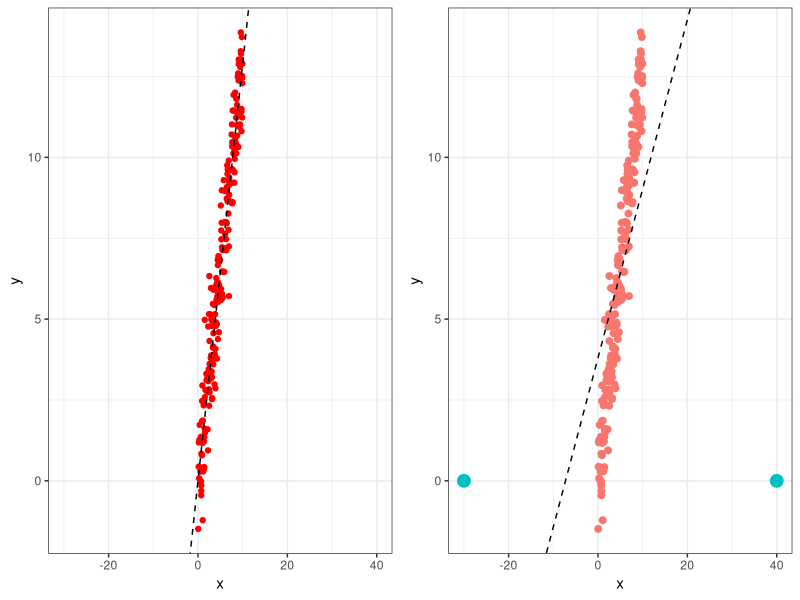
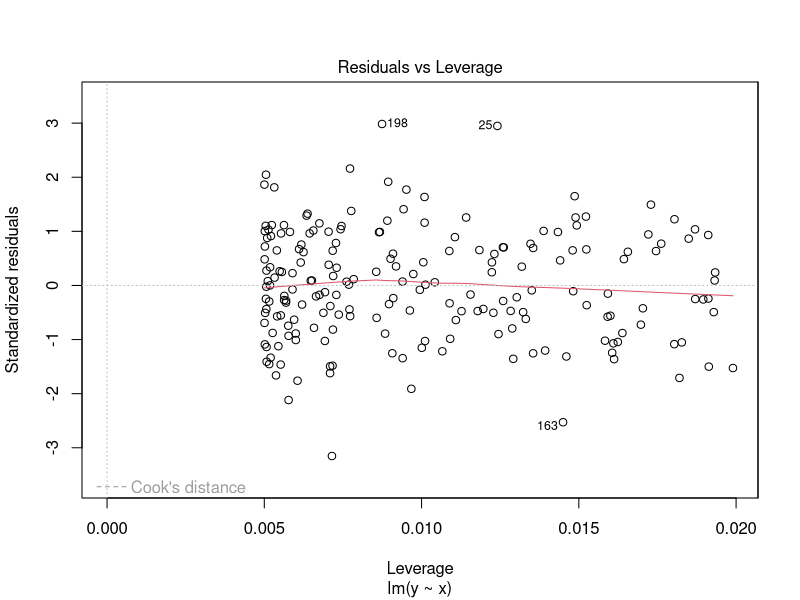
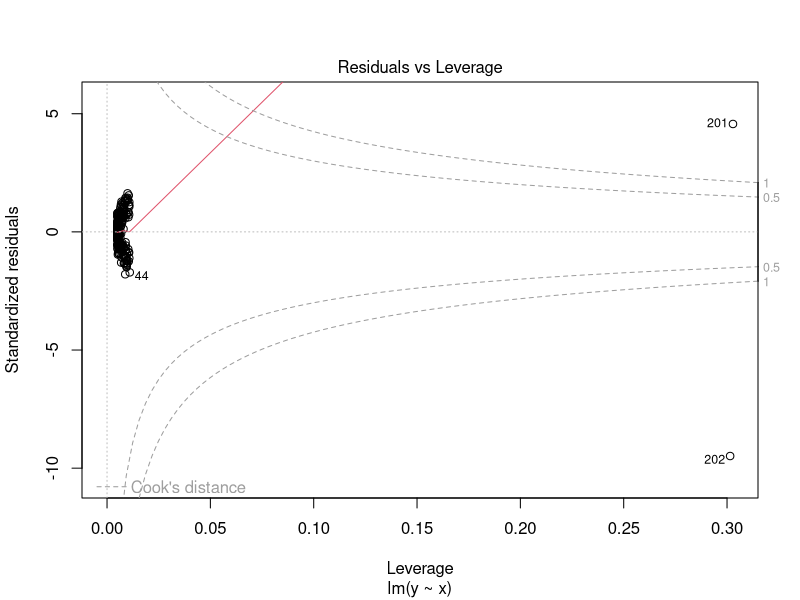

Source code (R) for these figures, in order:
# Outliers and influence points
N = 200
minX = 0
maxX = 10
x = runif(N,minX,maxX)

y = 1.3*x + rnorm(N)


df_original = data.frame(cbind(x,y))


#Uncomment the next two lines to add two outliers in the y direction
#x = c(x,9.5,1)
#y = c(y,0,-12)

#The y-axis outliers should have little effect on the regression line

#Uncomment the next two lines to add two outliers in the x direction
x = c(x,minX-30,maxX+30)
y = c(y, 0,0)

#The x-axis outliers have a substantial effect on the regression line

df_outlier = data.frame(cbind(x,y))

#Fit model without outliers
mdl_original = lm(y ~ x, data=df_original)

#Fit model with the outliers
mdl_outlier = lm(y ~ x,data=df_outlier)

# Visualize the change in the regression line
require(ggplot2)

# Original plot with regression line
g = ggplot(data=df_original,aes(x=x,y=y)) + 
  geom_point(color="red") + 
  geom_abline(slope=mdl_original$coefficients[2],intercept=mdl_original$coefficients[1],linetype="dashed") + 
  theme_bw() + xlim(-30,40)


df_outlier$outlier = factor(c(rep("No",N),rep("Yes",2)))
df_outlier$outlier_size = c(rep(1,N),rep(2,2))

# Plot with outlier
h = ggplot(data=df_outlier,aes(x=x,y=y,color=outlier,size=outlier_size)) + 
  geom_point() + 
  scale_size_continuous(range = c(2,4)) + 
  geom_abline(slope=mdl_outlier$coefficients[2],intercept=mdl_outlier$coefficients[1],linetype="dashed") + 
  theme_bw()+
  theme(legend.position="none") + xlim(-30,40)


require(gridExtra)
grid.arrange(g,h,nrow=1)


#df = df_outlier[1:200,]
# Check influence plot of the outlier model
plot(mdl_original,which=5)

plot(mdl_outlier,which=5)

